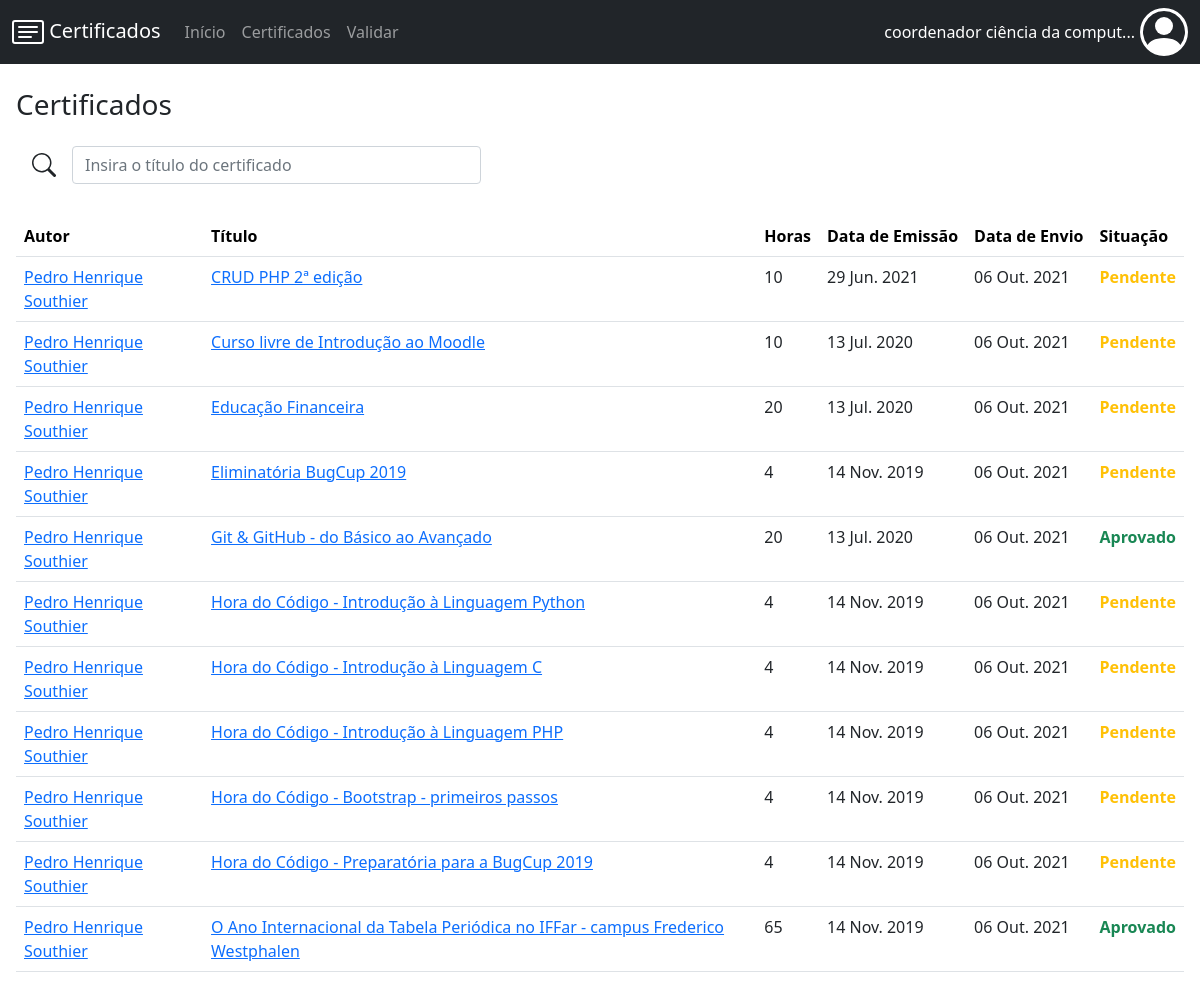
/certificados/todos/ (signed in), run on the app's committed database.
### certificados/models.py (models this page shows, shortened)
class Certificado(models.Model):
    horas = models.IntegerField()
    titulo = models.CharField(max_length=150)
    data_emissao = models.DateTimeField()
    data_envio = models.DateTimeField(default=timezone.now)
    situacao = models.SmallIntegerField(default = 2)
    imagem = models.FileField(
        upload_to = 'certificados/',
        validators=[validate_file_extension]
    )
    usuario = models.ForeignKey('auth.User', on_delete=models.CASCADE)
    categoria = models.ForeignKey('Categoria', on_delete=models.CASCADE)
    curso = models.ForeignKey('Curso', on_delete=models.CASCADE)
    def __str__(self):
        return self.titulo + " (" + str(self.id) + ")"
    def tamanho_titulo(self):
        t = len(self.titulo)
        if t <= 120:
            return self.titulo[0:120]
        else:
            return self.titulo[0:117] + "..."
    def tamanho_autor(self):
        a = len(self.usuario.first_name + " " + self.usuario.last_name)
        if a <= 100:
            return (self.usuario.first_name + " " + self.usuario.last_name)[0:100]
        else:
            return (self.usuario.first_name + " " + self.usuario.last_name)[0:97] + "..."

### certificados/views.py (the view)
# urls.py: path('todos/', views.mostrar_todos_certificados, name='mostrar_todos_certificados'),
def mostrar_todos_certificados(request):
    if request.user.is_authenticated:
        operacao = ''
        if request.method == "POST":
            form = FormFiltro(request.POST)
            if form.is_valid():
                operacao = form.cleaned_data['operacao']
                if operacao == "data_emissao":
                    if request.user.is_superuser:
                        lista_certificados = Certificado.objects.order_by("-data_emissao").filter(curso=request.user.perfil.curso)
                    else:
                        lista_certificados = Certificado.objects.filter(usuario=request.user).order_by("-data_emissao")
                elif operacao == "autor":
                    if request.user.is_superuser:
                        lista_certificados = Certificado.objects.order_by("usuario").filter(curso=request.user.perfil.curso)
                    else:
                        lista_certificados = Certificado.objects.filter(usuario=request.user).order_by("usuario")
                elif operacao == "data_envio":
                    if request.user.is_superuser:
                        lista_certificados = Certificado.objects.order_by("-data_envio").filter(curso=request.user.perfil.curso)
                    else:
                        lista_certificados = Certificado.objects.filter(usuario=request.user).order_by("-data_envio")
                elif operacao == "titulo":
                    if request.user.is_superuser:
                        lista_certificados = Certificado.objects.order_by("titulo").filter(curso=request.user.perfil.curso)
                    else:
                        lista_certificados = Certificado.objects.filter(usuario=request.user).order_by("titulo")
                elif operacao == "horas":
                    if request.user.is_superuser:
                        lista_certificados = Certificado.objects.order_by("-horas").filter(curso=request.user.perfil.curso)
                    else:
                        lista_certificados = Certificado.objects.filter(usuario=request.user).order_by("-horas")
                elif operacao == "situacao":
                    if request.user.is_superuser:
                        lista_certificados = Certificado.objects.order_by("situacao").filter(curso=request.user.perfil.curso)
                    else:
                        lista_certificados = Certificado.objects.filter(usuario=request.user).order_by("situacao")
                else:
                    if request.user.is_superuser:
                        lista_certificados = Certificado.objects.filter(curso=request.user.perfil.curso)
                    else:
                        lista_certificados = Certificado.objects.filter(usuario=request.user)
        else:
            form = FormFiltro()
            if request.user.is_superuser:
                lista_certificados = Certificado.objects.filter(curso=request.user.perfil.curso)
            else:
                lista_certificados = Certificado.objects.filter(usuario=request.user)
        formulario = "certificados"
        horas_pendente = 0
        horas_recusado = 0
        for p in lista_certificados:
            if p.situacao == 1:
                pass
            elif p.situacao == 2:
                horas_pendente = horas_pendente + p.horas
            elif p.situacao == 3:
                horas_recusado = horas_recusado + p.horas
        situacao = ["Aprovado", "Pendente", "Recusado", "Erro"]
        contexto = {'lista_certificados': lista_certificados, 'situacao': situacao, 'form': form, 'horas_pendente': horas_pendente, 'horas_recusado': horas_recusado, 'formulario': formulario}
        return render(request, 'certificados/certificados.html', contexto)
    else:
        return HttpResponseRedirect("/certificados/login/")

### certificados/forms.py
class FormFiltro(forms.Form):
    operacao = forms.CharField()

### certificados/templates/certificados/certificados.html (shortened to what this page needs)
{% extends 'certificados/base.html' %}
{% load static %}
{% block conteudo %}
    <h3 class="font-weight-light pb-3">Certificados</h3>
    {% if lista_certificados %}
        <div class="div_barra_pesquisa">
            <input class="form-control barra_pesquisa_certificados" value="" type="search" id="barra_pesquisa" placeholder="Insira o título do certificado">
        </div>
        <table class="table" style="margin-top: 32px;">
            <form action="/certificados/{% if formulario == 'certificados' %}todos{% else %}validar{% endif %}/" method="POST">
                <tr>
                    <th> <input onclick="att_formFiltro('autor')" type="submit" class="linkFiltros fw-bold" id="submit_autor" value="Autor"><br> </th>
                    <th> <input onclick="att_formFiltro('titulo')" type="submit" class="linkFiltros fw-bold" id="submit_titulo" value="Título"><br> </th>
                    <th class="form-horas"> <input onclick="att_formFiltro('horas')" type="submit" class="linkFiltros fw-bold" id="submit_horas" value="Horas"><br> </th>
                    <th class="form-data-emissao"> <input onclick="att_formFiltro('data_emissao')" type="submit" class="linkFiltros fw-bold" id="submit_data_emissao" value="Data de Emissão"><br> </th>
                    <th> <input onclick="att_formFiltro('data_envio')" type="submit" class="linkFiltros fw-bold" id="submit_data_envio" value="Data de Envio"><br> </th>
                    <th class="form-situacao"> <input onclick="att_formFiltro('situacao')" type="submit" class="linkFiltros fw-bold" id="submit_situacao" value="Situação"><br> </th>
                </tr>
            </form>
            <div>
                {% for p in lista_certificados %}
                    <tr id="tabela_{{p}}" style="display: normal;" class="elementos_tabela">
                        {% if user.is_superuser %}
                            <td class="break-word"><a href="/certificados/usuario/{{p.usuario.id}}">{{p.tamanho_autor}}</a></td>
                        {% else %}
                            <td class="break-word">{{p.tamanho_autor}}</td>
                        {% endif %}
                        <td class="break-word"><a id="titulo_tabela_{{p}}" href="/certificados/{{ p.id }}">{{p.tamanho_titulo}}</a></td>
                        <td class="form-horas"> {{p.horas}} </td>
                        <td class="form-data-emissao"> {{p.data_emissao|date:'d M. Y'}} </td>
                        <td> {{p.data_envio|date:'d M. Y'}} </td>
                        {% if p.situacao == 1 %}
                            <td class="form-situacao"><span id="situacao_{{p}}" class="fw-bold situacao_aprovado"> {{situacao.0}} </span></td>
                        {% elif p.situacao == 2 %}
                            <td class="form-situacao"><span id="situacao_{{p}}" class="fw-bold situacao_pendente"> {{situacao.1}} </span></td>
                        {% elif p.situacao == 3 %}
                            <td class="form-situacao"><span id="situacao_{{p}}" class="fw-bold situacao_recusado"> {{situacao.2}} </span></td>
                        {% else %}
                            <td class="form-situacao"><span id="situacao_{{p}}" class="fw-bold situacao_erro"> {{situacao.3}} </span></td>
                        {% endif %}
                    </tr>
                {% endfor %}
            </div>
        </table>
    {% else %}
        <p>Nenhum certificado cadastrado.</p>
    {% endif %}
{% endblock %}

### certificados/templates/certificados/base.html (shortened to what this page needs)
{% load static %}
<!DOCTYPE html>
<html lang="pt-br">
<head>
    <link href="https://cdn.jsdelivr.net/npm/bootstrap@5.0.2/dist/css/bootstrap.min.css" rel="stylesheet">
    <link rel="stylesheet" href="{% static 'certificados/css.css'%}">
</head>
<body>
    <nav class="navbar navbar-expand-lg navbar-dark bg-dark mb-4">
        <div class="container-fluid">
            <a class="navbar-brand" href="/certificados/">
                Certificados
            </a>
            <div class="collapse navbar-collapse" id="navbarSupportedContent">
                <ul class="navbar-nav me-auto mb-2 mb-lg-0">
                    <li class="nav-item">
                        <a class="nav-link" aria-current="page" href="/certificados/">Início</a>
                    </li>
                    <li class="nav-item">
                        <a class="nav-link" href="/certificados/todos">Certificados</a>
                    </li>
                    {% if request.user.is_superuser %}
                        <li class="nav-item">
                            <a class="nav-link" href="/certificados/validar">Validar</a>
                        </li>
                    {% endif %}
                </ul>
            </div>
            {% if user.is_authenticated %}
                <div style="display: none"><span id="nome_usuario">{{ user.first_name }}</span> </div>
                <div class="text-white nome-usuario">
                    <div id="nome_user"></div>
                </div>
            {% endif %}
            <div class="nav-item dropdown foto-perfil">
            </div>
        </div>
    </nav>
    <div class="px-sm-3">
        {% block conteudo %}
        {% endblock %}
    </div>
</body>
</html>

### certificados/static/certificados/css.css (style rules this page uses)
.situacao_aprovado { color: #198754; }
.situacao_pendente { color: #ffc107; }
.lupa { float: left; margin: 7px 16px 0 16px; }
.barra_pesquisa_certificados { width: 70%; }
.linkFiltros { background-color: transparent; border: 0px transparent; transition: all 0.2s; padding: 0; }
.break-word { word-wrap: break-word; }
.nome-usuario { margin: 0 5px 0 0; }
.div_barra_pesquisa { width: 50%; }
.foto-perfil { display: block; }

### data on the page
Certificado: tamanho_autor "Pedro Henrique Southier", tamanho_titulo "CRUD PHP 2ª edição", horas "10", data_emissao "29 Jun. 2021", data_envio "06 Out. 2021", situacao "Pendente"
Certificado: tamanho_autor "Pedro Henrique Southier", tamanho_titulo "Curso livre de Introdução ao Moodle", horas "10", data_emissao "13 Jul. 2020", data_envio "06 Out. 2021", situacao "Pendente"
Certificado: tamanho_autor "Pedro Henrique Southier", tamanho_titulo "Educação Financeira", horas "20", data_emissao "13 Jul. 2020", data_envio "06 Out. 2021", situacao "Pendente"
Certificado: tamanho_autor "Pedro Henrique Southier", tamanho_titulo "Eliminatória BugCup 2019", horas "4", data_emissao "14 Nov. 2019", data_envio "06 Out. 2021", situacao "Pendente"
Certificado: tamanho_autor "Pedro Henrique Southier", tamanho_titulo "Git & GitHub - do Básico ao Avançado", horas "20", data_emissao "13 Jul. 2020", data_envio "06 Out. 2021", situacao "Aprovado"
Certificado: tamanho_autor "Pedro Henrique Southier", tamanho_titulo "Hora do Código - Introdução à Linguagem Python", horas "4", data_emissao "14 Nov. 2019", data_envio "06 Out. 2021", situacao "Pendente"
Certificado: tamanho_autor "Pedro Henrique Southier", tamanho_titulo "Hora do Código - Introdução à Linguagem C", horas "4", data_emissao "14 Nov. 2019", data_envio "06 Out. 2021", situacao "Pendente"
Certificado: tamanho_autor "Pedro Henrique Southier", tamanho_titulo "Hora do Código - Introdução à Linguagem PHP", horas "4", data_emissao "14 Nov. 2019", data_envio "06 Out. 2021", situacao "Pendente"
Certificado: tamanho_autor "Pedro Henrique Southier", tamanho_titulo "Hora do Código - Bootstrap - primeiros passos", horas "4", data_emissao "14 Nov. 2019", data_envio "06 Out. 2021", situacao "Pendente"
Certificado: tamanho_autor "Pedro Henrique Southier", tamanho_titulo "Hora do Código - Preparatória para a BugCup 2019", horas "4", data_emissao "14 Nov. 2019", data_envio "06 Out. 2021", situacao "Pendente"
Certificado: tamanho_autor "Pedro Henrique Southier", tamanho_titulo "O Ano Internacional da Tabela Periódica no IFFar - campus Frederico Westphalen", horas "65", data_emissao "14 Nov. 2019", data_envio "06 Out. 2021", situacao "Aprovado"

### other printed values
{{ user.first_name }} "coordenador ciência da comput..."
